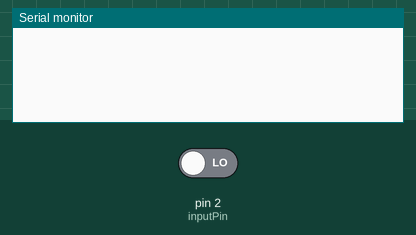
Recording of a sketch running on a simulated Arduino Uno, built with avr-gcc and run on an emulated ATmega328P. Parts: the last lines printed to the serial monitor. Inputs (shaded band) come from the test bench; at power-on: pin 2 (inputPin) LOW.

Above: at 1.2 s.
1.3 s: pin 2 (inputPin) driven HIGH
At 1.8 s:
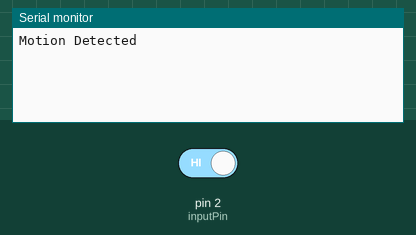
2.8 s: pin 2 (inputPin) driven LOW
At 4.1 s:
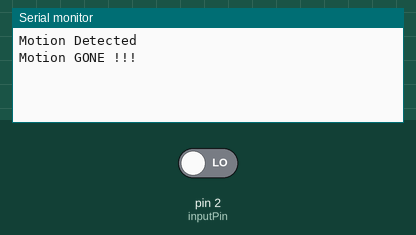

Measured:
- after the input at 1.3 s, the serial monitor: prints a new line at once (image 1)
- after the input at 2.8 s, the serial monitor: prints a new line at once (image 2)

The sketch:

PIR.ino
```cpp
int inputPin = 2;               // choose the input pin (for PIR sensor)
int pirState = LOW;             // we start, assuming no motion detected
int val = 0;                    // variable for reading the pin status

void setup() {
  pinMode(inputPin, INPUT);     // declare sensor as input

  Serial.begin(9600);
}

void loop(){
  val = digitalRead(inputPin);
  if (val !=  pirState) {
    if (val == HIGH) {
      Serial.println("Motion Detected");
    } else {
      Serial.println("Motion GONE !!!");
    }
    pirState = val;
  }
  delay(50);
}
```
